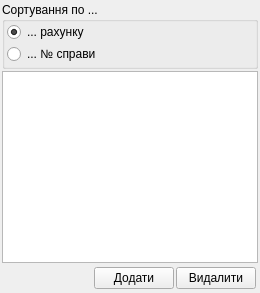
  <widget class="QDockWidget" name="dockWidget_splata_zaborg">
   <property name="statusTip">
    <string>Таблиця СПЛАТА ЗАБОРГОВАНОСТІ</string>
   </property>
   <property name="features">
    <set>QDockWidget::DockWidgetFloatable|QDockWidget::DockWidgetMovable</set>
   </property>
   <property name="windowTitle">
    <string>Таблиця СПЛАТА ЗАБОРГОВАНОСТІ</string>
   </property>
   <attribute name="dockWidgetArea">
    <number>1</number>
   </attribute>
   <widget class="QWidget" name="dockWidgetContents_6">
    <layout class="QGridLayout">
     <property name="horizontalSpacing">
      <number>0</number>
     </property>
     <property name="verticalSpacing">
      <number>2</number>
     </property>
     <property name="margin">
      <number>0</number>
     </property>
     <item row="0" column="0">
      <layout class="QVBoxLayout">
       <property name="spacing">
        <number>2</number>
       </property>
       <property name="margin">
        <number>2</number>
       </property>
       <item>
        <widget class="QGroupBox" name="groupBox_spravy_splata_zaborg">
         <property name="statusTip">
          <string>Способи сортування</string>
         </property>
         <property name="title">
          <string>Сортування по ...</string>
         </property>
         <layout class="QGridLayout">
          <property name="leftMargin">
           <number>2</number>
          </property>
          <property name="topMargin">
           <number>0</number>
          </property>
          <property name="rightMargin">
           <number>2</number>
          </property>
          <property name="bottomMargin">
           <number>2</number>
          </property>
          <property name="spacing">
           <number>2</number>
          </property>
          <item row="1" column="0">
           <widget class="QRadioButton" name="radioButton_splata_zaborg_sort_spravy">
            <property name="text">
             <string>... № справи</string>
            </property>
           </widget>
          </item>
          <item row="0" column="0">
           <widget class="QRadioButton" name="radioButton_splata_zaborg_sort_ruh">
            <property name="text">
             <string>... рахунку</string>
            </property>
            <property name="checked">
             <bool>true</bool>
            </property>
           </widget>
          </item>
         </layout>
        </widget>
       </item>
       <item>
        <widget class="QTableView" name="tableView_splata_zaborg">
         <property name="focusPolicy">
          <enum>Qt::ClickFocus</enum>
         </property>
         <property name="statusTip">
          <string>Таблиця СПЛАТА ЗАБОРГОВАНОСТІ</string>
         </property>
         <property name="sortingEnabled">
          <bool>true</bool>
         </property>
        </widget>
       </item>
       <item>
        <layout class="QHBoxLayout">
         <property name="spacing">
          <number>2</number>
         </property>
         <property name="margin">
          <number>2</number>
         </property>
         <item>
          <spacer name="horizontalSpacer_10">
           <property name="orientation">
            <enum>Qt::Horizontal</enum>
           </property>
           <property name="sizeHint" stdset="0">
            <size>
             <width>40</width>
             <height>20</height>
            </size>
           </property>
          </spacer>
         </item>
         <item>
          <widget class="QPushButton" name="pushButton_add_splata_zaborg">
           <property name="focusPolicy">
            <enum>Qt::ClickFocus</enum>
           </property>
           <property name="statusTip">
            <string>Додати новий запис</string>
           </property>
           <property name="text">
            <string>Додати</string>
           </property>
           <property name="icon">
            <iconset resource="tke/tke_rc">
             <normaloff>:/pictures/pictures/bluplus.png</normaloff>:/pictures/pictures/bluplus.png</iconset>
           </property>
           <property name="iconSize">
            <size>
             <width>12</width>
             <height>12</height>
            </size>
           </property>
           <property name="flat">
            <bool>false</bool>
           </property>
          </widget>
         </item>
         <item>
          <widget class="QPushButton" name="pushButton_del_splata_zaborg">
           <property name="focusPolicy">
            <enum>Qt::ClickFocus</enum>
           </property>
           <property name="statusTip">
            <string>Видалити позначений запис</string>
           </property>
           <property name="text">
            <string>Видалити</string>
           </property>
           <property name="icon">
            <iconset resource="tke/tke_rc">
             <normaloff>:/pictures/pictures/bluminus.png</normaloff>:/pictures/pictures/bluminus.png</iconset>
           </property>
           <property name="iconSize">
            <size>
             <width>12</width>
             <height>12</height>
            </size>
           </property>
          </widget>
         </item>
        </layout>
       </item>
      </layout>
     </item>
    </layout>
   </widget>
  </widget>
